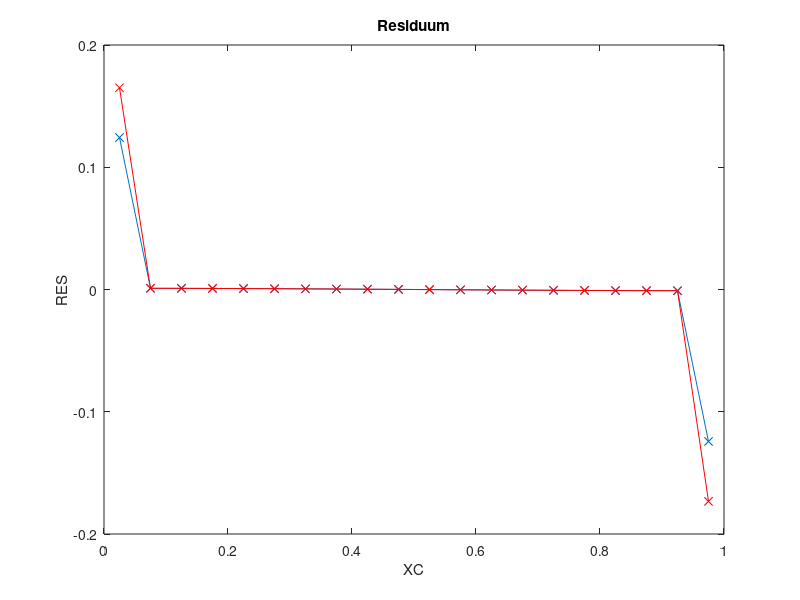
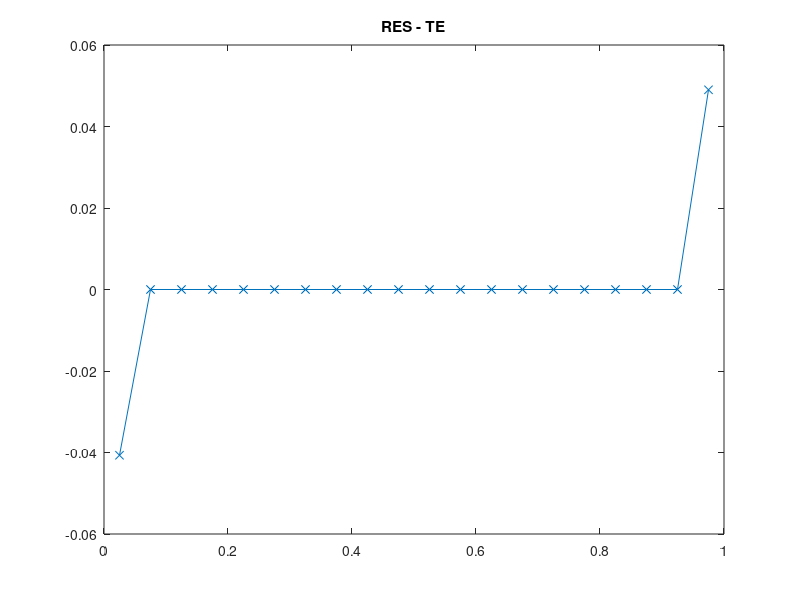

The MATLAB script that drew these images, in order:
clc
clear all
close all

%SOL=@(x) sin(pi*x)+1;
%MSOL=@(x)-pi^2*sin(pi*x);

SOL=@(x) cos(pi*x)-1;
MSOL=@(x)-pi^2*cos(pi*x);

DIF=1.0;
ALPHA=0.9;
XMIN=0.0;
XMAX=1.0;
N=20;
%KV's

% Immer feiner werdendes Gitter nach Lehrbuch
%X = zeros(1,N+1);
%for I=1:N+1
%  X(I) = XMIN + (ALPHA^(I-1)-1)/(ALPHA^N-1)*(XMAX-XMIN);
%end
X=linspace(XMIN,XMAX,N+1);

% N halbieren
%for j=1:1 % jeder Durchlauf entfernt Hälfte der Punkte
%  fprintf('abc');
%
%idx =1;
%X2=0;
%for i=1:N+1
%  if mod(i, 2)==1
%    X2(idx)=X(i);
%    idx=idx+1;
%  end
%end
%X=X2;
%N=length(X)-1;
%end

XC = (X(1:N)+X(2:N+1))/2;
XCR = [XMIN, XC, XMAX];

%%% ANALYTISCHE LÖSUNG
TA = zeros(1, N);
for I=1:N
  TA(I)=SOL(XC(I));
end

%figure(1)
%plot(XC, TA, 'x-');
%title('Analytische Loesung')

%%% FVM Lösung

% Randbedingungen
RBE = SOL(XMAX);
RBW = SOL(XMIN);

% Koeffizienten speichern
AP = zeros(1, N);
AE = zeros(1, N);
AW = zeros(1, N);

for I=1:N
  DXE = XCR(I+2)-XCR(I+1);
  DXW = XCR(I+1)-XCR(I);

  AE(I) = DIF/(DXE);
  AW(I) = DIF/(DXW);

  AP(I) = -AE(I)-AW(I);
end

% Gesamtgleichungssystem aufstellen
A = zeros(N);
b = zeros(N,1);

for I=1:N
  b(I) = MSOL(XC(I))*(X(I+1)-X(I));

  % Hauptdiagonale
  A(I,I) = AP(I);

  % Westliche Nebendiagonale
  if mod(I,N)==1
    b(I) = b(I)-AW(I)*RBW;
  else
    A(I, I-1) = AW(I);
  end

  % Östliche Nebendiagonale
  if mod(I,N)==0
    b(I) = b(I)-AE(I)*RBE;
  else
    A(I, I+1) = AE(I);
  end
end

T=A\b;

%figure(2)
%plot(XC, T, 'x-');
%title('Numerische Loesung')

%%% Lösungsfehler berechnen
SERR=0.0;
ERR=zeros(1, N);
for I=1:N
    ERR(I)=T(I)-TA(I);
    SERR=SERR+ERR(I)^2;
end
SERR=sqrt(SERR/(N));

%figure(3)
%plot(XC, ERR, 'x-');
%title('Loesungsfehler')

%fprintf('Summierter Fehler %16.10e N=%g\n', SERR, length(X));


%%%% ORDNUNG  BESTIMMEN
% für verdünntes Gitter
% cos, äquidistand
ERR5=3.3333911793e-02;
ERR10=8.2165441917e-03;
ERR20=2.0468563747e-03;
ERR40=5.1125958817e-04;
ERR80=1.2778649795e-04;

fprintf('Summierter Fehler %16.10e N=%g\n', SERR, N);

op=log((ERR5)/(ERR10))/log(2);
fprintf('Ordnung des Verfahrens %16.10e \n',op  );
op=log((ERR10)/(ERR20))/log(2);
fprintf('Ordnung des Verfahrens %16.10e \n',op  );
op=log((ERR20)/(ERR40))/log(2);
fprintf('Ordnung des Verfahrens %16.10e \n',op  );
op=log((ERR40)/(ERR80))/log(2);
fprintf('Ordnung des Verfahrens %16.10e \n',op  );


%%%% RESIDUUM BERECHNEN
t=zeros(N, 1);
for I=1:N
    t(I)=SOL(XC(I));
end

RES=A*t-b;

figure(4)
plot(XC,RES,'x-');

xlabel('XC')
ylabel('RES')
title('Residuum')

%%%% Truncation Error berechnen

% b ohne Randwerte
TERR=zeros(N, 1);
for I=1:N
  b(I) = MSOL(XC(I));
end

% Source term
TERRS=zeros(N,1);
for I=1:N
  % benötigte Werte zwischenspeichern
  XP=XCR(I+1);
  Xe=X(I+1);
  Xw=X(I);

  DX = Xe-Xw;
  fP=b(I);

  % west
  if I==1
    fE=b(I+1);
    XE=XCR(I+2);

    TERRS(I) = 1/(6*DX)*((fE-fP)/(XE-XP)-(fP-RBW)/(XP-Xw))*((Xe-XP)^3-(Xw-XP)^3);
  % east
  elseif I==N
    fW=b(I-1);
    XW=XCR(I);

    TERRS(I) = 1/(6*DX)*((RBE-fP)/(Xe-XP)-(fP-fW)/(XP-XW))*((Xe-XP)^3-(Xw-XP)^3);
  % central
  else
    fE=b(I+1);
    XE=XCR(I+2);
    fW=b(I-1);
    XW=XCR(I);

    TERRS(I) = 1/(6*DX)*((fE-fP)/(XE-XP)-(fP-fW)/(XP-XW))*((Xe-XP)^3-(Xw-XP)^3);
  end
end

% Diffusion Term east
TERRDE=zeros(N,1);
TERRDW=zeros(N,1);
for I=1:N
  % benötigte Werte zwischenspeichern
  XP=XCR(I+1);
  TP=T(I);
  fP=b(I);

  Xe=X(I+1);
  Xw=X(I);

  DX = Xe-Xw;

  % west
  if I==1
    XE=XCR(I+2);
    TE=T(I+1);
    fE=b(I+1);
    Xee=X(I+2);

		XEE=XCR(I+3);
    TEE=T(I+2);

    De = (Xe-XP)/(XE-XP);
    Te = De * TE + (1-De) * TP;

    TERRDE(I) = 1/(2*(XE-XP))*((TEE-TP)/(XEE-XP)-(TE-RBW)/(XE-Xw))...
      * (((XP-Xe)^2-(XE-Xe)^2)/(XE-XP))...
      + (1/(Xee-Xe)*((TEE-TE)/(XEE-XE)-(TE-TP)/(XE-XP)) - 1/(Xe-Xw)*((TE-TP)/(XE-XP)-(TP-RBW)/(XP-Xw)))...
      * 1/(6*(XE-XP))*(((XP-Xe)^3-(XE-Xe)^3)/(XE-XP));

    TERRDW(I) = -1/2*((Te-RBW)/(Xe-Xw) - (TP-RBW)/(XP-Xw));

  % west +1
  elseif I==2
    XE=XCR(I+2);
    TE=T(I+1);
    fE=b(I+1);
    Xee=X(I+2);

		XEE=XCR(I+3);
    TEE=T(I+2);

    XW=XCR(I);
    TW=T(I-1);
    fW=b(I-1);
    Xww=X(I-1);

    TERRDE(I) = 1/(2*(XE-XP))*((TEE-TP)/(XEE-XP)-(TE-TW)/(XE-XW))...
      * (((XP-Xe)^2-(XE-Xe)^2)/(XE-XP))...
      + (1/(Xee-Xe)*((TEE-TE)/(XEE-XE)-(TE-TP)/(XE-XP)) - 1/(Xe-Xw)*((TE-TP)/(XE-XP)-(TP-TW)/(XP-XW)))...
      * 1/(6*(XE-XP))*(((XP-Xe)^3-(XE-Xe)^3)/(XE-XP));

    TERRDW(I) = 1/(2*(XP-XW))*((TE-TW)/(XE-XW)-(TP-RBW)/(XP-Xww))...
      * (((XW-Xw)^2-(XP-Xw)^2)/(XP-XW))...
      + (1/(Xe-Xw)*((TE-TP)/(XE-XP)-(TP-TW)/(XP-XW)) - 1/(Xw-Xww)*((TP-TW)/(XP-XW)-(TW-RBW)/(XW-Xww)))...
      * 1/(6*(XP-XW))*(((XW-Xw)^3-(XP-Xw)^3)/(XP-XW));

  % east -1
  elseif I==N-1
    XE=XCR(I+2);
    TE=T(I+1);
    fE=b(I+1);
    Xee=X(I+2);

    XW=XCR(I);
    TW=T(I-1);
    fW=b(I-1);
    Xww=X(I-1);

		XWW=XCR(I-1);
		TWW=T(I-2);

    TERRDE(I) = 1/(2*(XE-XP))*((RBE-TP)/(Xee-XP)-(TE-TW)/(XE-XW))...
      * (((XP-Xe)^2-(XE-Xe)^2)/(XE-XP))...
      + (1/(Xee-Xe)*((RBE-TE)/(Xee-XE)-(TE-TP)/(XE-XP)) - 1/(Xe-Xw)*((TE-TP)/(XE-XP)-(TP-TW)/(XP-XW)))...
      * 1/(6*(XE-XP))*(((XP-Xe)^3-(XE-Xe)^3)/(XE-XP));

    TERRDW(I) = 1/(2*(XP-XW))*((TE-TW)/(XE-XW)-(TP-TWW)/(XP-XWW))...
      * (((XW-Xw)^2-(XP-Xw)^2)/(XP-XW))...
      + (1/(Xe-Xw)*((TE-TP)/(XE-XP)-(TP-TW)/(XP-XW)) - 1/(Xw-Xww)*((TP-TW)/(XP-XW)-(TW-TWW)/(XW-XWW)))...
      * 1/(6*(XP-XW))*(((XW-Xw)^3-(XP-Xw)^3)/(XP-XW));

  % east
  elseif I==N
    XW=XCR(I);
    TW=T(I-1);
    fW=b(I-1);
    Xww=X(I-1);

		XWW=XCR(I-1);
		TWW=T(I-2);

    Dw = (XP-Xw)/(XP-XW);
    Tw = Dw * TW + (1-Dw)*TP;

    TERRDE(I) = 1/2*((RBE-TP)/(Xe-XP) - (RBE-Tw)/(Xe-Xw));

    TERRDW(I) = 1/(2*(XP-XW))*((RBE-TW)/(Xe-XW)-(TP-TWW)/(XP-XWW))...
      * (((XW-Xw)^2-(XP-Xw)^2)/(XP-XW))...
      + (1/(Xe-Xw)*((RBE-TP)/(Xe-XP)-(TP-TW)/(XP-XW)) - 1/(Xw-Xww)*((TP-TW)/(XP-XW)-(TW-TWW)/(XW-XWW)))...
      * 1/(6*(XP-XW))*(((XW-Xw)^3-(XP-Xw)^3)/(XP-XW));

  else
    XW=XCR(I);
    TW=T(I-1);
    fW=b(I-1);
    Xww=X(I-1);

    XE=XCR(I+2);
    TE=T(I+1);
    fE=b(I+1);
    Xee=X(I+2);

		XWW=XCR(I-1);
		TWW=T(I-2);

		XEE=XCR(I+3);
    TEE=T(I+2);

    TERRDE(I) = 1/(2*(XE-XP))*((TEE-TP)/(XEE-XP)-(TE-TW)/(XE-XW))...
      * (((XP-Xe)^2-(XE-Xe)^2)/(XE-XP))...
      + (1/(Xee-Xe)*((TEE-TE)/(XEE-XE)-(TE-TP)/(XE-XP)) - 1/(Xe-Xw)*((TE-TP)/(XE-XP)-(TP-TW)/(XP-XW)))...
      * 1/(6*(XE-XP))*(((XP-Xe)^3-(XE-Xe)^3)/(XE-XP));

    TERRDW(I) = 1/(2*(XP-XW))*((TE-TW)/(XE-XW)-(TP-TWW)/(XP-XWW))...
      * (((XW-Xw)^2-(XP-Xw)^2)/(XP-XW))...
      + (1/(Xe-Xw)*((TE-TP)/(XE-XP)-(TP-TW)/(XP-XW)) - 1/(Xw-Xww)*((TP-TW)/(XP-XW)-(TW-TWW)/(XW-XWW)))...
      * 1/(6*(XP-XW))*(((XW-Xw)^3-(XP-Xw)^3)/(XP-XW));
  end
end

for I=1:N
  TERR(I) = TERRS(I)-TERRDE(I)+TERRDW(I);
end


hold on;
plot(XC, TERR, 'rx-');

figure(5)
plot(XC, RES-TERR, 'x-');
title('RES - TE')
